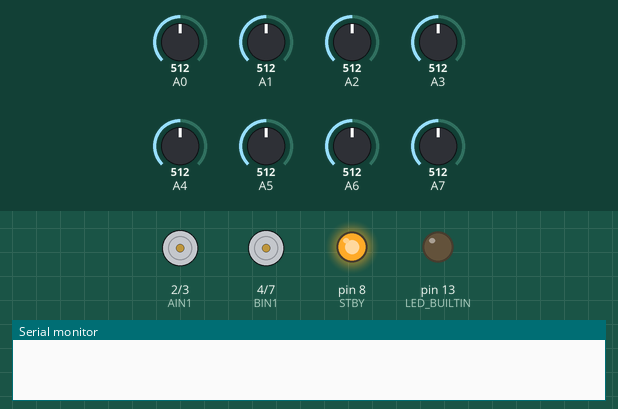
This sketch was run on a simulated Arduino Nano, built with avr-gcc and run on an emulated ATmega328P. Parts: motor-driver pin pairs drawn as motors (green arrow = first pin HIGH = forward, orange = second pin HIGH = backward, longer = more drive, scaled by the enable pin, stopped while the standby pin is LOW), output pins drawn as LEDs (lit = HIGH), the last lines printed to the serial monitor. The inputs (shaded band) are chosen by the test bench; at power-on: A0 = 512, A1 = 512, A2 = 512, A3 = 512, A4 = 512, A5 = 512, A6 = 512, A7 = 512.

Above: at 0.1 s.
At 0.6 s:
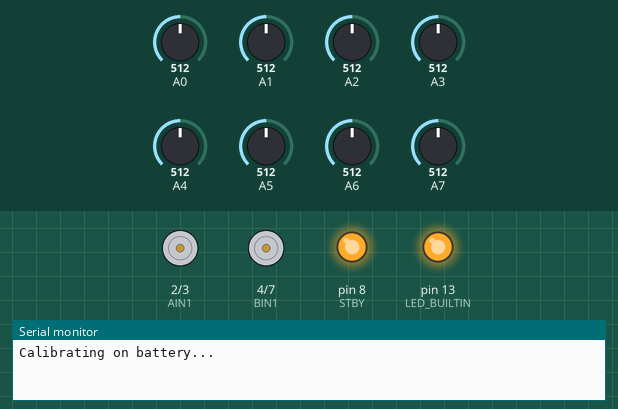
At 20.8 s:
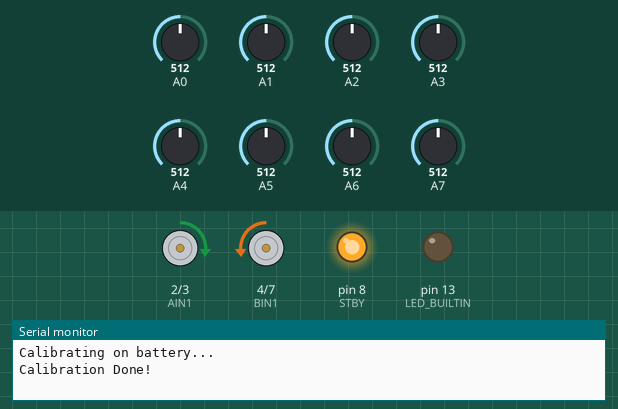
Timing chart, 0 to 22.3 s (numbered marks = the images above):
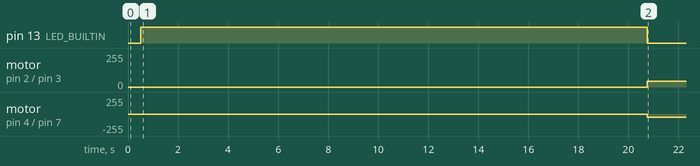

Measured:
- by itself, motor on pin 2 (AIN1) / pin 3 (AIN2): stopped → forward 45/255 at 20.8 s
- by itself, motor on pin 4 (BIN1) / pin 7 (BIN2): stopped → backward 45/255 at 20.8 s

The sketch:

decisionMakerLineFollower.ino
```cpp
#include <QTRSensors.h>

QTRSensors qtr;
const uint8_t SensorCount = 8;
uint16_t sensorValues[SensorCount];

int AIN1 = 2;
int AIN2 = 3;
int PWMA = 5;
int BIN1 = 4;
int BIN2 = 7;
int PWMB = 6;
int STBY = 8;

// ================= PID VARIABLES =================
int baseSpeed = 120;
float kp = 0.092;
float ki = 0.01;
float kd = 0.8;
float integral = 0;
float error = 0;
float lastError = 0;

int s[SensorCount];
int threshold[SensorCount]; // Move threshold outside loop

void setup() {
  // Motor pins
  pinMode(AIN1, OUTPUT);
  pinMode(AIN2, OUTPUT);
  pinMode(PWMA, OUTPUT);
  pinMode(BIN1, OUTPUT);
  pinMode(BIN2, OUTPUT);
  pinMode(PWMB, OUTPUT);
  pinMode(STBY, OUTPUT);
  digitalWrite(STBY, HIGH);

  Serial.begin(9600);

  // QTR sensor setup
  qtr.setTypeAnalog();
  qtr.setSensorPins((const uint8_t[]){A7, A6, A5, A4, A3, A2, A1, A0}, SensorCount);
  qtr.setEmitterPin(12);

  // Calibration
  delay(500);
  pinMode(LED_BUILTIN, OUTPUT);
  digitalWrite(LED_BUILTIN, HIGH);

  Serial.println("Calibrating on battery...");
  for (uint16_t i = 0; i < 450; i++) {
    qtr.calibrate();
    delay(20);
  }
  digitalWrite(LED_BUILTIN, LOW);
  Serial.println("Calibration Done!");

  // Set thresholds per sensor
  for (int i = 0; i < SensorCount; i++) {
    threshold[i] = (qtr.calibrationOn.minimum[i] + qtr.calibrationOn.maximum[i]) / 2;
  }
}

void loop() {
  qtr.readCalibrated(sensorValues);

  // Convert to binary
  bool lineDetected = false;
  for (int i = 0; i < SensorCount; i++) {
    s[i] = (sensorValues[i] > threshold[i]) ? 1 : 0;
    if (s[i] == 1) lineDetected = true;
  }

  // ================= Line-lost handling =================
  if (!lineDetected) {
  setMotor(AIN1, AIN2, PWMA, 45);
  setMotor(BIN1, BIN2, PWMB, -45);
    return; // skip PID until line is found
  }

  else if (s[3] ==1 && s[4] ==1){
    setMotor(AIN1, AIN2, PWMA, baseSpeed);
    setMotor(BIN1, BIN2, PWMB, baseSpeed);
  }

  // ================= PID Line Following =================
  int position = qtr.readLineBlack(sensorValues);
  error = float(position) - 3500.0;
  integral += error;
  float derivative = error - lastError;
  float correction = kp*error + ki*integral + kd*derivative;
  correction = constrain(correction, -225, 225);

  int leftSpeed = baseSpeed + correction;
  int rightSpeed = baseSpeed - correction;

  leftSpeed = constrain(leftSpeed, -255, 255);
  rightSpeed = constrain(rightSpeed, -255, 255);

  setMotor(AIN1, AIN2, PWMA, leftSpeed);
  setMotor(BIN1, BIN2, PWMB, rightSpeed);

  lastError = error;

  Serial.print(" | Pos: "); Serial.print(position);
  Serial.print(" Err: "); Serial.print(error);
  Serial.print(" L: "); Serial.print(leftSpeed);
  Serial.print(" R: "); Serial.println(rightSpeed);

  delay(20);
}

void setMotor(int in1, int in2, int pwm, int speed) {
  if (speed >= 0) {
    digitalWrite(in1, HIGH);
    digitalWrite(in2, LOW);
    analogWrite(pwm, speed);
  } else {
    digitalWrite(in1, LOW);
    digitalWrite(in2, HIGH);
    analogWrite(pwm, -speed);
  }
}
```
